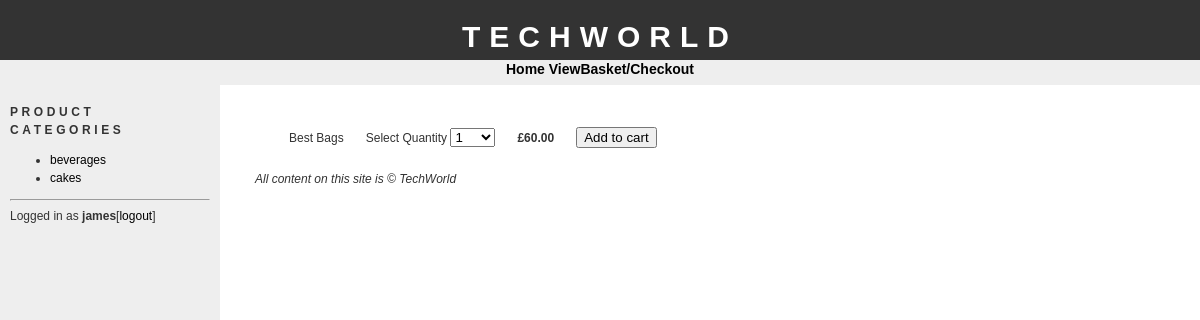
The page /addtobasket.php?id=1 (signed in) on the database its author committed.
### tables this page shows
CREATE TABLE IF NOT EXISTS `categories` (
  `id` tinyint(4) NOT NULL AUTO_INCREMENT,
  `name` varchar(100) NOT NULL,
  PRIMARY KEY (`id`)
);

CREATE TABLE IF NOT EXISTS `products` (
  `id` int(11) NOT NULL AUTO_INCREMENT,
  `cat_id` tinyint(4) NOT NULL,
  `name` varchar(150) NOT NULL,
  `description` text NOT NULL,
  `image` varchar(30) NOT NULL,
  `price` float NOT NULL,
  PRIMARY KEY (`id`)
);

### connection.php (called while the page is built, shortened)
<?php
$config_basedir = "http://localhost/cart/";

### addtobasket.php (the view, shortened to what this page needs)
<?php
require("connection.php");
require("functions.php");
$prodsql = "SELECT * FROM products WHERE id = " . $_GET['id'] . ";";
$prodres = mysqli_query($conn,$prodsql);
$numrows = mysqli_num_rows($prodres);
$prodrow = mysqli_fetch_assoc($prodres);
if($numrows == 0)
{
header("Location: " . $config_basedir);
}
else
{
if(isset($_POST['submit']))
{
if(isset($_SESSION['SESS_ORDERNUM']))
{
$itemsql = "INSERT INTO orderitems(order_id,product_id, quantity) VALUES(". $_SESSION['SESS_ORDERNUM'] . ", ". $_GET['id'] . ", ". $_POST['amountBox'] . ")";
mysqli_query($conn,$itemsql) or die(mysql_error());
}
else
{
if(isset($_SESSION['SESS_LOGGEDIN']))
{
$sql = "INSERT INTO orders(customer_id,registered, date) VALUES(". $_SESSION['SESS_USERID'] . ", 1, NOW())";
mysqli_query($conn,$sql) or die(mysql_error());
$_SESSION['SESS_ORDERNUM'] = mysql_insert_id();
$itemsql = "INSERT INTO orderitems(order_id, product_id, quantity) VALUES(". $_SESSION['SESS_ORDERNUM']. ", " . $_GET['id'] . ", ". $_POST['amountBox'] . ")";
mysqli_query($conn,$itemsql) or die(mysql_error());
}
else
{
$sql = "INSERT INTO orders(registered,date, session) VALUES(". "0, NOW(), '" . session_id() . "')";
mysqli_query($conn,$sql) or die(mysql_error());
$_SESSION['SESS_ORDERNUM'] = mysql_insert_id();
$itemsql = "INSERT INTO orderitems(order_id, product_id, quantity) VALUES(". $_SESSION['SESS_ORDERNUM'] . ", " . $_GET['id'] . ", ". $_POST['amountBox'] . ")";
mysqli_query($conn,$itemsql) or die(mysql_error());
}
}
$totalprice = $prodrow['price'] * $_POST['amountBox'] ;
$updsql = "UPDATE orders SET total = total + ". $totalprice . " WHERE id = ". $_SESSION['SESS_ORDERNUM'] . ";";
mysqli_query($conn,$updsql) or die(mysql_error());
header("Location: " . $config_basedir . "showcart.php");
}
else
{
require("header.php");
echo "<form action='addtobasket.php?id=". $_GET['id'] . "' method='POST'>";
echo "<table cellpadding='10'>";
echo "<tr>";
if(empty($prodrow['image'])) {
echo "<td><imgsrc='productimages/dummy.jpg' width='50' alt='". $prodrow['name'] . "'></td>";
}
else {
echo "<td>
<img src='productimages/" . $prodrow['image']. "' width='50' alt='" . $prodrow['name']. "'></td>";
}
echo "<td>" . $prodrow['name'] . "</td>";
echo "<td>Select Quantity <select name='amountBox'>";
for($i=1;$i<=100;$i++)
{
echo "<option>" . $i . "</option>";
}
echo "</select></td>";
echo "<td><strong>&pound;". sprintf('%.2f', $prodrow['price']) . "</strong></td>";
echo "<td><input type='submit' name='submit' value='Add to cart'></td>";
echo "</tr>";
echo "</table>";
echo "</form>";
}
}
require("footer.php");
?>

### bar.php
<h1>Product Categories</h1>
<ul>
<?php
require("connection.php");
$sql = "SELECT * FROM categories;";
$result = mysqli_query($conn,$sql);
while($row = mysqli_fetch_assoc($result))
{
echo "<li><a href='" . $config_basedir. "products.php?id=" . $row['id'] . "'>". $row['name'] . "</a></li>";
}
?>
</ul>

### css/stylesheet.css (style rules this page uses)
body { font-family: "trebuchet ms", verdana, sans-serif; font-size: 12px; line-height: 1.5em; color: #333; background: #ffffff; margin: 0; padding: 0; text-align: center; width: 100%; }
a:link { text-decoration: none; color: #000; }
#bar h1 { font-size: 12px; text-transform: uppercase; letter-spacing: 0.3em; }

### rows shown on the page
categories: name "beverages"
categories: name "cakes"
products: name "Best Bags", price "60.00"

### other values the page prints
$config_sitename "TECHWORLD"
$_SESSION['SESS_USERNAME'] "james"
$config_sitename "TechWorld"
form field amountBox "1"
